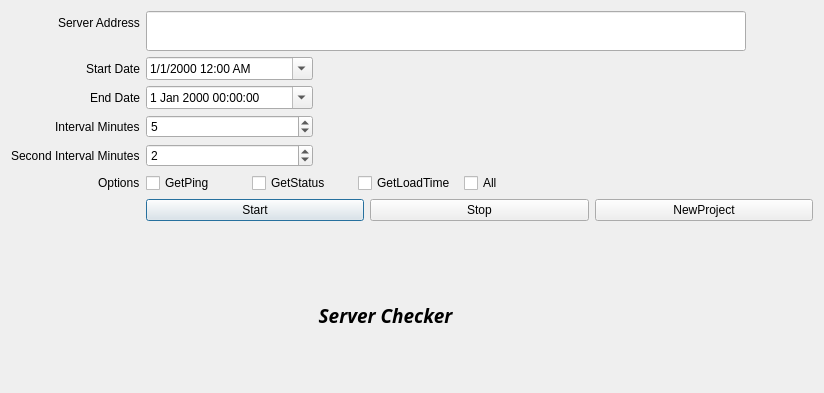
<?xml version="1.0" encoding="UTF-8"?>
<ui version="4.0">
 <class>Dialog</class>
 <widget class="QDialog" name="Dialog">
  <property name="geometry">
   <rect>
    <x>0</x>
    <y>0</y>
    <width>824</width>
    <height>393</height>
   </rect>
  </property>
  <property name="windowTitle">
   <string>Server Checker</string>
  </property>
  <property name="styleSheet">
   <string notr="true">font: 10pt &quot;MRT_Sima&quot;;</string>
  </property>
  <layout class="QFormLayout" name="formLayout">
   <property name="labelAlignment">
    <set>Qt::AlignRight|Qt::AlignTrailing|Qt::AlignVCenter</set>
   </property>
   <property name="formAlignment">
    <set>Qt::AlignLeading|Qt::AlignLeft|Qt::AlignTop</set>
   </property>
   <item row="0" column="0">
    <widget class="QLabel" name="serverAdDressLabel">
     <property name="text">
      <string>Server Address</string>
     </property>
    </widget>
   </item>
   <item row="0" column="1">
    <widget class="QLineEdit" name="serverAdDressLineEdit">
     <property name="minimumSize">
      <size>
       <width>0</width>
       <height>40</height>
      </size>
     </property>
     <property name="maximumSize">
      <size>
       <width>600</width>
       <height>16777215</height>
      </size>
     </property>
    </widget>
   </item>
   <item row="1" column="0">
    <widget class="QLabel" name="startDateLabel">
     <property name="text">
      <string>Start Date</string>
     </property>
    </widget>
   </item>
   <item row="1" column="1">
    <widget class="QDateTimeEdit" name="startDateEdit">
     <property name="maximumSize">
      <size>
       <width>167</width>
       <height>16777215</height>
      </size>
     </property>
     <property name="date">
      <date>
       <year>2000</year>
       <month>1</month>
       <day>1</day>
      </date>
     </property>
     <property name="minimumDate">
      <date>
       <year>1752</year>
       <month>9</month>
       <day>14</day>
      </date>
     </property>
     <property name="currentSection">
      <enum>QDateTimeEdit::MonthSection</enum>
     </property>
     <property name="displayFormat">
      <string>M/d/yyyy h:mm AP</string>
     </property>
     <property name="calendarPopup">
      <bool>true</bool>
     </property>
    </widget>
   </item>
   <item row="2" column="0">
    <widget class="QLabel" name="endDateLabel">
     <property name="text">
      <string>End Date</string>
     </property>
    </widget>
   </item>
   <item row="2" column="1">
    <widget class="QDateTimeEdit" name="endDateEdit">
     <property name="maximumSize">
      <size>
       <width>167</width>
       <height>16777215</height>
      </size>
     </property>
     <property name="date">
      <date>
       <year>2000</year>
       <month>1</month>
       <day>1</day>
      </date>
     </property>
     <property name="calendarPopup">
      <bool>true</bool>
     </property>
    </widget>
   </item>
   <item row="3" column="0">
    <widget class="QLabel" name="intervalMinutesLabel">
     <property name="text">
      <string>Interval Minutes</string>
     </property>
    </widget>
   </item>
   <item row="3" column="1">
    <widget class="QSpinBox" name="intervalMinutesLineEdit">
     <property name="maximumSize">
      <size>
       <width>167</width>
       <height>16777215</height>
      </size>
     </property>
     <property name="value">
      <number>5</number>
     </property>
    </widget>
   </item>
   <item row="4" column="0">
    <widget class="QLabel" name="secondIntervalMinutesLabel">
     <property name="text">
      <string>Second Interval Minutes</string>
     </property>
    </widget>
   </item>
   <item row="4" column="1">
    <widget class="QSpinBox" name="secondIntervalMinutesLineEdit">
     <property name="maximumSize">
      <size>
       <width>167</width>
       <height>16777215</height>
      </size>
     </property>
     <property name="inputMethodHints">
      <set>Qt::ImhDigitsOnly</set>
     </property>
     <property name="value">
      <number>2</number>
     </property>
    </widget>
   </item>
   <item row="5" column="0">
    <widget class="QLabel" name="optionsLabel">
     <property name="text">
      <string>Options</string>
     </property>
    </widget>
   </item>
   <item row="5" column="1">
    <layout class="QHBoxLayout" name="optionsLayout">
     <item>
      <widget class="QCheckBox" name="optionCheckBox1">
       <property name="maximumSize">
        <size>
         <width>100</width>
         <height>16777215</height>
        </size>
       </property>
       <property name="text">
        <string>GetPing</string>
       </property>
      </widget>
     </item>
     <item>
      <widget class="QCheckBox" name="optionCheckBox2">
       <property name="maximumSize">
        <size>
         <width>100</width>
         <height>16777215</height>
        </size>
       </property>
       <property name="text">
        <string>GetStatus</string>
       </property>
      </widget>
     </item>
     <item>
      <widget class="QCheckBox" name="optionCheckBox3">
       <property name="maximumSize">
        <size>
         <width>100</width>
         <height>16777215</height>
        </size>
       </property>
       <property name="text">
        <string>GetLoadTime</string>
       </property>
      </widget>
     </item>
     <item>
      <widget class="QCheckBox" name="optionCheckBox4">
       <property name="maximumSize">
        <size>
         <width>100</width>
         <height>16777215</height>
        </size>
       </property>
       <property name="text">
        <string>All</string>
       </property>
      </widget>
     </item>
    </layout>
   </item>
   <item row="6" column="1">
    <layout class="QHBoxLayout">
     <item>
      <widget class="QPushButton" name="pushButton">
       <property name="text">
        <string>Start</string>
       </property>
      </widget>
     </item>
     <item>
      <widget class="QPushButton" name="pushButton_2">
       <property name="text">
        <string>Stop</string>
       </property>
      </widget>
     </item>
     <item>
      <widget class="QPushButton" name="pushButton_3">
       <property name="text">
        <string>NewProject</string>
       </property>
      </widget>
     </item>
    </layout>
   </item>
  </layout>
  <widget class="QLabel" name="label">
   <property name="geometry">
    <rect>
     <x>280</x>
     <y>300</y>
     <width>211</width>
     <height>31</height>
    </rect>
   </property>
   <property name="font">
    <font>
     <family>MRT_Sima</family>
     <pointsize>10</pointsize>
     <weight>50</weight>
     <italic>false</italic>
     <bold>false</bold>
    </font>
   </property>
   <property name="text">
    <string>&lt;html&gt;&lt;head/&gt;&lt;body&gt;&lt;p align=&quot;center&quot;&gt;&lt;span style=&quot; font-size:14pt; font-weight:600; font-style:italic;&quot;&gt;Server Checker&lt;/span&gt;&lt;/p&gt;&lt;/body&gt;&lt;/html&gt;</string>
   </property>
  </widget>
 </widget>
 <resources/>
 <connections/>
</ui>
